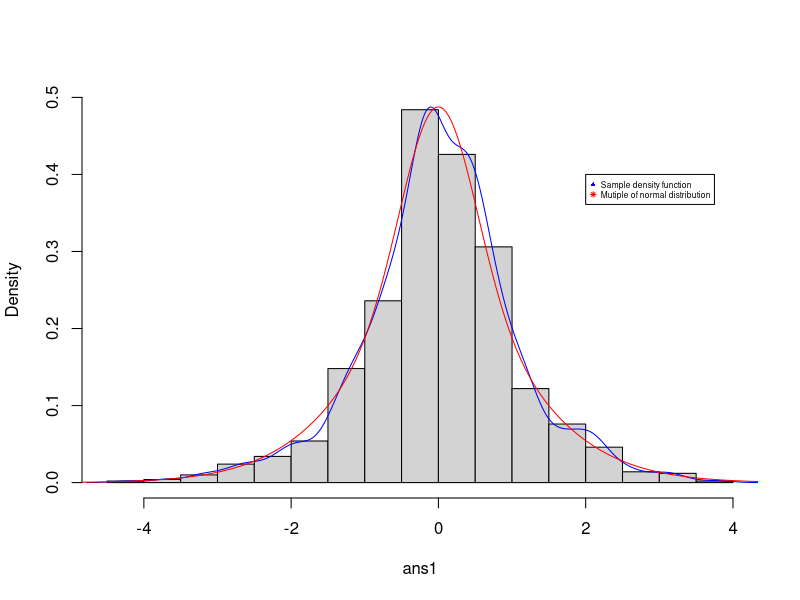
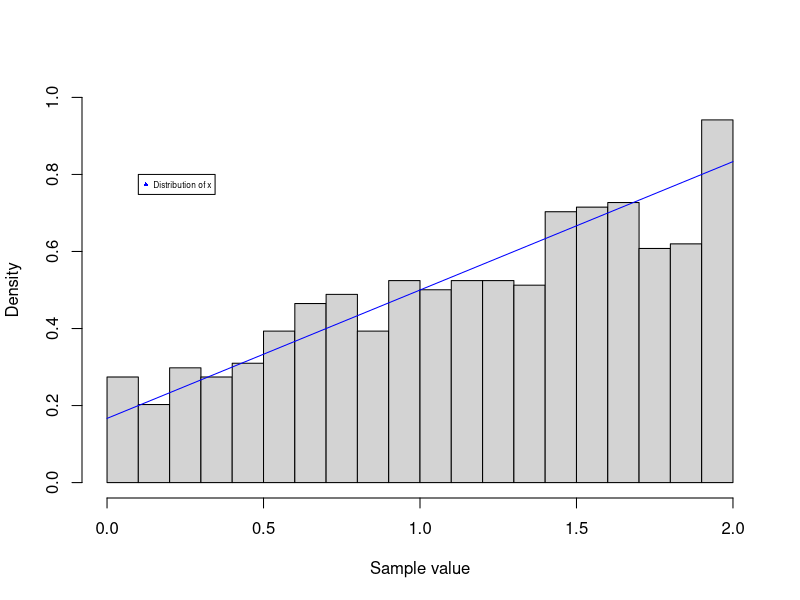

R code for these plots, in order:
## ---- chunk 1
mfnorm=function(k, alpha, coef){
    u=runif(k)
    ii=sapply(u, function(u, fx)sum(u>fx)+1, cumsum(alpha))
    x1=rnorm(sum(ii==1), mean=coef[1,1], sd=coef[1,2])
    x2=rnorm(sum(ii==2), mean=coef[2,1], sd=coef[2,2])
    x3=rnorm(sum(ii==3), mean=coef[3,1], sd=coef[3,2])
    return(c(x1, x2, x3))
}
## ---- chunk 2
alpha=rep(1/3,3)
coef=matrix(c(0, 0.5, 
              0, 1, 
              0, 1.5),
            3, 2, byrow = TRUE)
ans1=mfnorm(1000, alpha, coef)
hist(ans1, probability = T, breaks = 24, ylim=c(0,0.5), main="")
lines(density(ans1), col="blue")
sequ=seq(-5,5,by=0.01)
px=apply(coef, 1, function(coef, sequ)dnorm(sequ,mean=coef[1],sd=coef[2]),
         sequ)
lines(sequ, apply(alpha*px, 1, sum), col="red")
legend(2, 0.4, pch=c(17,8), col=c("blue","red"), cex=0.5,
       legend = c("Sample density function", "Mutiple of normal distribution"))
## ---- chunk 3
mfsyn=function(k, alpha){
    u1=runif(k)
    ii=sapply(u1, function(u, fx)sum(u>fx)+1, cumsum(alpha))
    x1=2*runif(sum(ii==1))
    x2=2*sqrt(runif(sum(ii==2)))
    return(c(x1, x2))
}
## ---- chunk 4
alpha=c(1/3, 1/2)
ans2=mfsyn(1000, alpha)
hist(ans2, probability = T, breaks = 24, xlab="Sample value",
     main="", ylim=c(0,1))
lines(0:2, (1+2*(0:2))/6, col="blue")
legend(0.1, 0.8, pch=17, cex=0.5, col="blue", legend="Distribution of x")
## ---- chunk 5
gdata=function(beta, n){
    x=rnorm(n)
    pi=1-1/(1+exp(beta[1]+beta[2]*x))
    u=rnorm(n)
    return(as.numeric(!(u<1-pi)))
}
## ---- chunk 6
main=function(){
    y=gdata(beta=c(-0.5,0.5), n=1000)
    print(table(y))
}
## ---- chunk 7
main()
